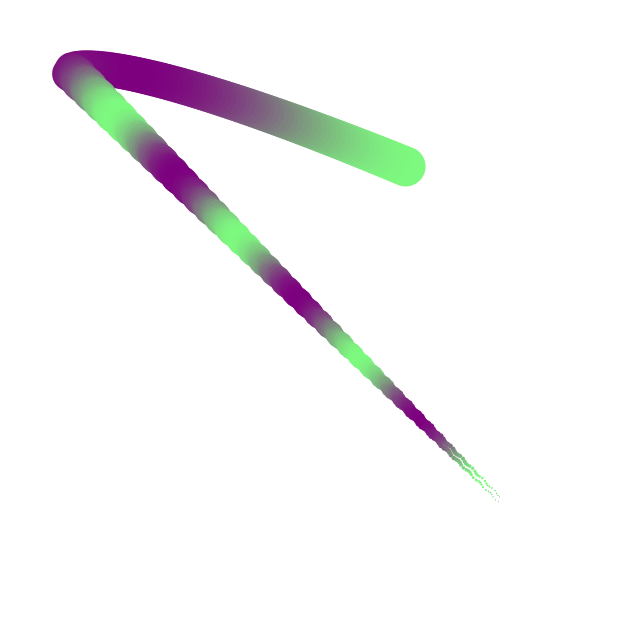
Frame 1 (no input)
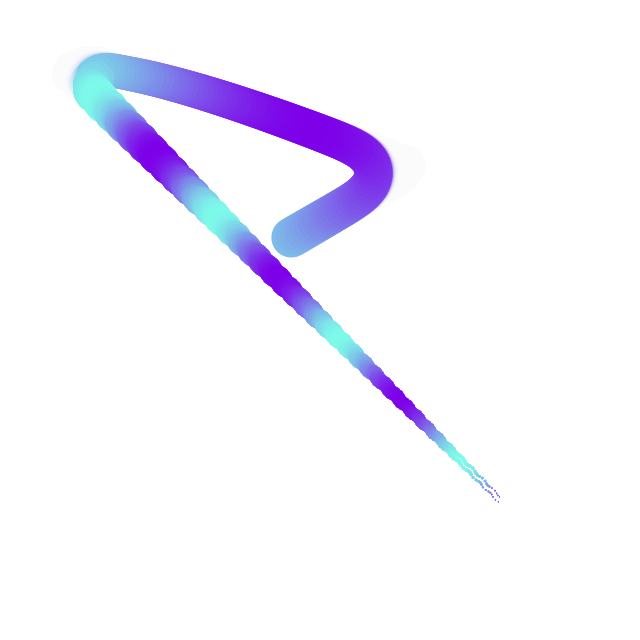
Frame 60 (the mouse pressed at the canvas centre just before this capture)
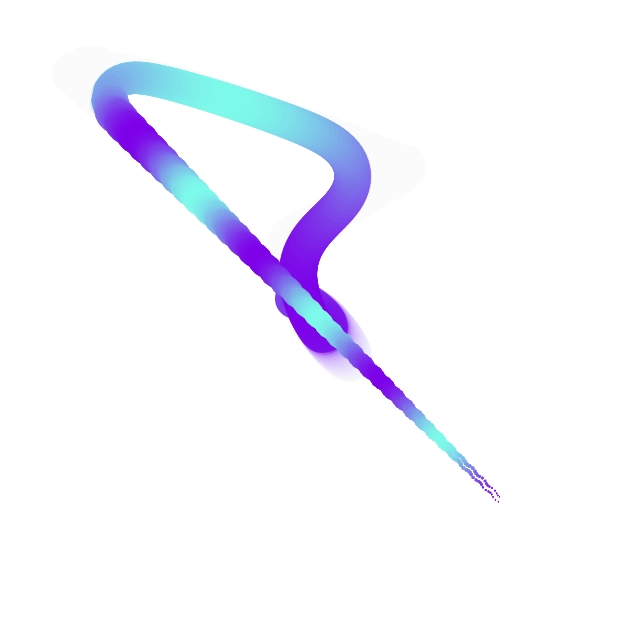
Frame 120 (the mouse held since frame 60 and released just before this capture)

The Processing sketch that drew these frames (run headless with seeded random() and noise(); from frame 60 on, the mouse is pressed at the canvas centre):

// Processing sketch: processing_180990
// ── processing_180990.pde

Snake s;

void setup() {
  size(640, 640);
  noStroke();
  s = new Snake(new PVector(random(width), random(height)));
  background(255);
}

void draw() {
  fill(255, 30);
  rect(0, 0, width, height);
  s.draw();
  s.boundary();
}

class Snake {
  int segAmount = 500;
  float segLength = 5, startAngle;
  
  PVector[] pos = new PVector[segAmount];
  PVector loc, vel, acc;
  
  Snake(PVector loc) {
    this.loc = loc;
    vel = new PVector((1-random(2)), (1-random(2)));
    vel.mult(4);
    acc = new PVector();
    for(int i = 0; i < segAmount; i++){
      pos[i] = new PVector(i, i); 
    }
  }

  void draw() {
    PVector m = new PVector(mouseX, mouseY);
    if (mousePressed) {
      PVector d = PVector.sub(m, loc);
      d.normalize();
      d.mult(0.5);
      acc = d;
    }
    vel.add(acc);
    loc.add(vel);
    acc.mult(0);
    vel.mult(0.98);
    
    dragSegment(0, loc);
    for (int i = 0; i < pos.length-1; i++) {
      dragSegment(i+1, pos[i]);
    }
  }

  void dragSegment(int i, PVector loc) {
    float angle = atan2(loc.y - pos[i].y, loc.x - pos[i].x);  
    pos[i].x = loc.x - cos(angle) * segLength;
    pos[i].y = loc.y - sin(angle) * segLength;
    
    pushMatrix();
    translate(pos[i].x, pos[i].y);
    rotate(angle);
    fill(125, 125+sin(radians(90+i*3+frameCount))*125, 125+sin(radians(frameCount))*125);
    float r = map(i, 0, segAmount, 40, 1);
    ellipse(0, 0, r, r);
    popMatrix();
  }

  void boundary() {
    if (loc.x < 0) loc.x = 0;
    if (loc.x > width) loc.x = width;
    if (loc.y < 0) loc.y = 0;
    if (loc.y > height) loc.y = height;
  }
}
